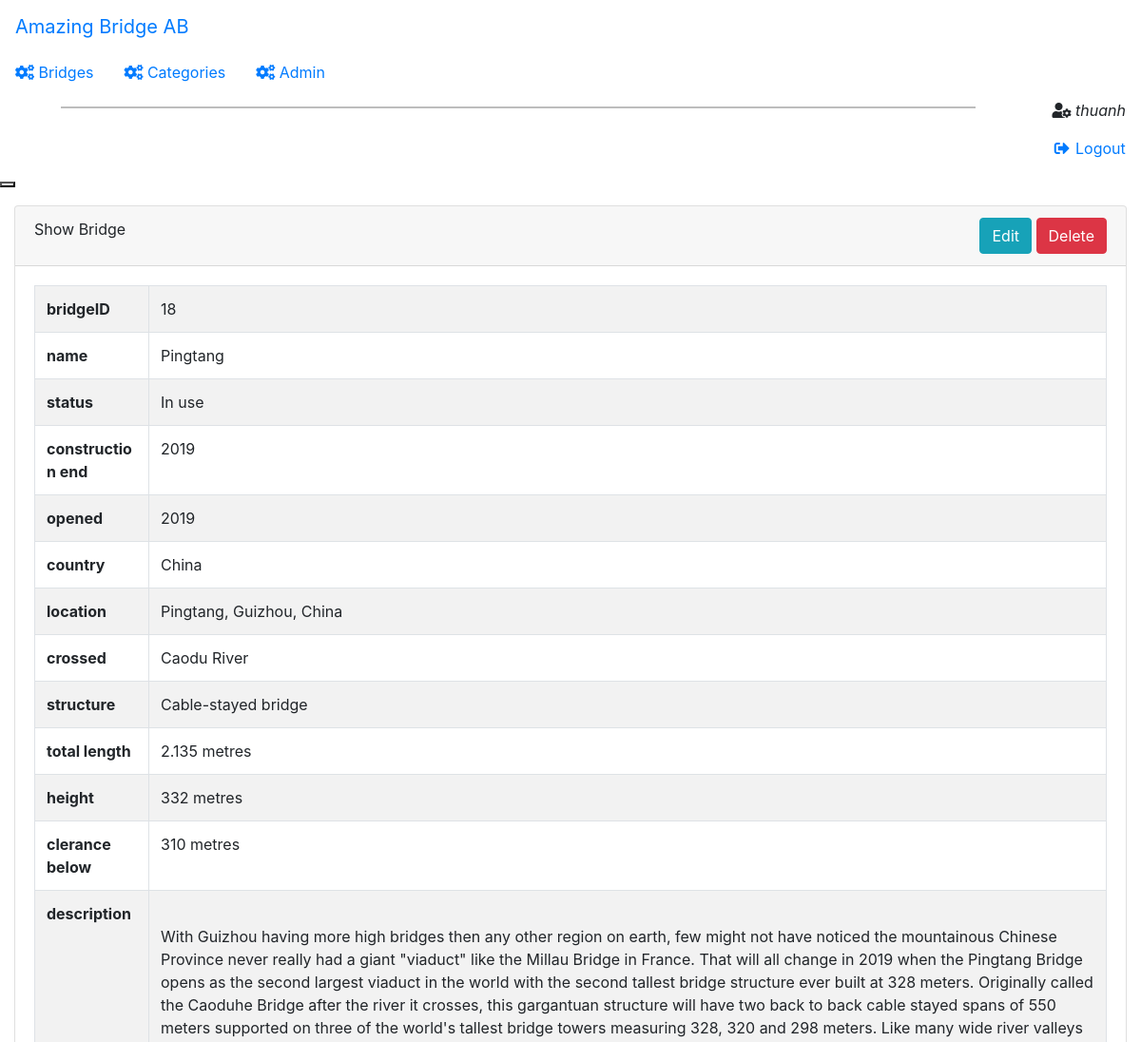
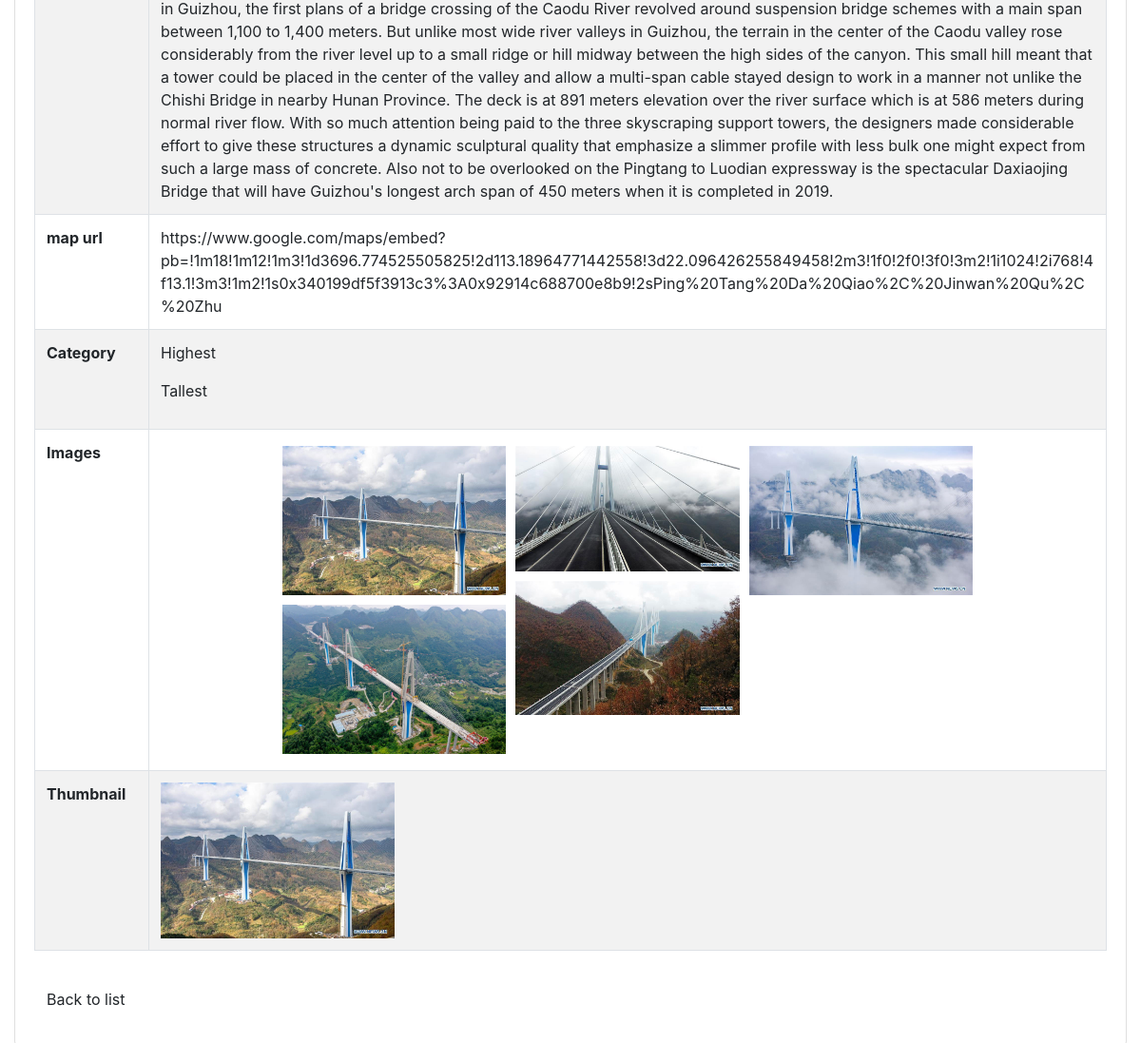
Screenshot of /SourceCode/admin/view.php?id=18 (signed in) with the database file from the repository (2 pictures, top to bottom).
### tables this page shows
CREATE TABLE IF NOT EXISTS `bridges` (
  `bridgeID` int(11) NOT NULL AUTO_INCREMENT,
  `name` varchar(255) NOT NULL,
  `official name` varchar(255) DEFAULT NULL,
  `other name(s)` varchar(255) DEFAULT NULL,
  `status` varchar(50) DEFAULT NULL,
  `construction begin` varchar(10) DEFAULT NULL,
  `construction end` varchar(10) DEFAULT NULL,
  `opened` varchar(10) NOT NULL DEFAULT '',
  `country` varchar(255) NOT NULL,
  `location` varchar(255) NOT NULL,
  `crossed` varchar(255) DEFAULT NULL,
  `structure` varchar(255) DEFAULT NULL,
  `material` varchar(255) DEFAULT NULL,
  `total length` float NOT NULL DEFAULT 0,
  `height` float DEFAULT NULL,
  `clerance below` float DEFAULT NULL,
  `width` float DEFAULT NULL,
  `span` float DEFAULT NULL,
  `designer` varchar(255) DEFAULT NULL,
  `maintained by` varchar(255) DEFAULT NULL,
  `heritage status` varchar(255) DEFAULT NULL,
  `description` text NOT NULL,
  `map url` varchar(255) NOT NULL,
  PRIMARY KEY (`bridgeID`),
  UNIQUE KEY `bridgeName` (`name`) USING BTREE
);

CREATE TABLE IF NOT EXISTS `categories` (
  `categoryID` int(11) NOT NULL AUTO_INCREMENT,
  `categoryName` varchar(255) NOT NULL,
  PRIMARY KEY (`categoryID`)
);

CREATE TABLE IF NOT EXISTS `images` (
  `imageID` int(11) NOT NULL AUTO_INCREMENT,
  `link` varchar(255) NOT NULL,
  `bridgeID` int(11) NOT NULL,
  PRIMARY KEY (`imageID`),
  UNIQUE KEY `link` (`link`),
  KEY `bridgeID` (`bridgeID`),
  CONSTRAINT `images_ibfk_1` FOREIGN KEY (`bridgeID`) REFERENCES `bridges` (`bridgeID`) ON DELETE CASCADE ON UPDATE CASCADE
);

### SourceCode/lib/database.php (called while the page is built, shortened)
<?php
function db_connect()
{
    $connection = mysqli_connect(DB_SERVER, DB_USER, DB_PASS, DB_NAME);
    return $connection;
}
$db = db_connect();
function confirm_query_result($result)
{
    global $db;
    if ($result) {
        return $result;
    } else {
        echo mysqli_error($db);
        db_disconnect($db);
        exit;
    }
}
function find_bridge_by_id($id)
{
    global $db;
    $id = mysqli_real_escape_string($db, $id);
    $sql = "SELECT * FROM `bridges` where bridgeID = '$id'";
    $result = mysqli_query($db, $sql);
    $bridge = mysqli_fetch_assoc($result);
    return $bridge;
}
function get_images_by_bridgeID($id)
{
    global $db;
    $id = mysqli_real_escape_string($db, $id);
    $sql = "SELECT * FROM Images WHERE bridgeID = '$id'";
    $result = mysqli_query($db, $sql);
    return confirm_query_result($result);
}
function get_categories_by_bridgeID($id)
{
    global $db;
    $id = mysqli_real_escape_string($db, $id);
    $sql = "SELECT * FROM Categories WHERE categoryID in ";
    $sql .= "(SELECT categoryID FROM Bridge_Category WHERE bridgeID = '$id')";
    $result = mysqli_query($db, $sql);
    return confirm_query_result($result);
}
function get_thumbnail($id)
{
    global $db;
    $id = mysqli_real_escape_string($db, $id);
    $sql = "SELECT * FROM `Images` WHERE imageID = ";
    $sql .= "(SELECT imageID FROM thumbnails WHERE bridgeID = '$id')";
    $result = mysqli_query($db, $sql);
    $thumbnail = mysqli_fetch_assoc($result);
    return $thumbnail;
}

### SourceCode/admin/view.php (the view, shortened to what this page needs)
<?php
require_once('../lib/database.php');
if (!isset($_GET['id'])) {
    redirect_to('index.php');
} else {
    $id = $_GET['id'];
    $bridge = find_bridge_by_id($id);
}
?>
<!DOCTYPE html>
<html>
<head>
    <link href="https://use.fontawesome.com/releases/v5.2.0/css/all.css" rel="stylesheet" />
    <link href="https://unpkg.com/@coreui/coreui@2.1.16/dist/css/coreui.min.css" rel="stylesheet" />
    <link href="http://demo-classifieds-directory.quickadminpanel.com/css/custom.css" rel="stylesheet" />
    <link rel="stylesheet" href="https://maxcdn.bootstrapcdn.com/bootstrap/4.5.0/css/bootstrap.min.css">
</head>
<body class="app header-fixed sidebar-fixed aside-menu-fixed pace-done sidebar-lg-show">
    <?php include('header.php') ?>
    <div class="app-body">
        <?php include('sidebar.php') ?>
        <main class="main">
            <div class="container-fluid pt-3">
                <div class="card">
                    <div class="card-header">
                        Show Bridge
                        <div>
                            <a href="editBridge.php?id=<?php echo $id ?>" class="btn btn-info pulled-right">Edit</a>
                            <button class="btn btn-danger" data-id="<?php echo $bridge['bridgeID'] ?>" data-toggle="modal" data-target="#deleteBridge" data-keyboard="true">Delete</button>
                        </div>
                    </div>
                    <div class="card-body">
                        <div class="mb-2">
                            <table class="table table-bordered table-striped">
                                <tbody>
                                    <?php foreach ($bridge as $key => $value) :
                                        if (!empty($value)) : ?>
                                            <tr>
                                                <th><?php echo $key ?></th>
                                                <td <?php echo ($key == 'description') ? 'style="white-space: pre-line"' : '' ?>>
                                                    <?php echo $value;
                                                    if ($key == 'total length' || $key == 'height' || $key == 'clerance below' || $key == 'width' || $key == 'span') {
                                                        echo ' metres';
                                                    } ?>
                                                </td>
                                            </tr>
                                    <?php endif;
                                    endforeach ?>
                                    <tr>
                                        <th>Category</th>
                                        <td>
                                            <?php
                                            $category_set = get_categories_by_bridgeID($bridge['bridgeID']);
                                            while ($category = mysqli_fetch_assoc($category_set)) {
                                                echo '<p>' . $category['categoryName'] . '</p>';
                                            };
                                            ?>
                                        </td>
                                    </tr>
                                    <tr>
                                        <th>Images</th>
                                        <td>
                                            <div class="d-flex flex-row flex-wrap justify-content-center" id="photo-grid">
                                                <?php
                                                $image_set = isset($bridge['bridgeID']) ? get_images_by_bridgeID($bridge['bridgeID']) : get_images_by_bridgeID($_POST['id']);
                                                $images_each_column_count = ceil(mysqli_num_rows($image_set) / 4);
                                                for ($i = 0; $i < 4; $i++) :
                                                ?>
                                                    <div class="d-flex flex-column">
                                                        <?php
                                                        for ($j = 0; $j < $images_each_column_count; $j++) :
                                                            if ($image = mysqli_fetch_assoc($image_set)) : ?>
                                                                <div class="box">
                                                                    <img src="<?php echo $image['link'] ?>" class="img-fluid" data-toggle="modal" data-target="#imageModal" data-keyboard="true">
                                                                </div>
                                                        <?php
                                                            endif;
                                                        endfor; ?>
                                                    </div>
                                                <?php endfor;
                                                ?>
                                            </div>
                                        </td>
                                    </tr>
                                    <tr>
                                        <th>Thumbnail</th>
                                        <td>
                                            <?php
                                            $thumbnail = get_thumbnail($bridge['bridgeID']);
                                            ?>
                                            <img style="max-width: 25%;" src="<?php echo $thumbnail['link'] ?>" alt="">
                                        </td>
                                    </tr>
                                </tbody>
                            </table>
                            <a class="btn btn-default mt-3" href="index.php">
                                Back to list
                            </a>
                        </div>
                    </div>
                </div>
            </div>
        </main>
    </div>
</body>
</html>

### SourceCode/admin/view.php (style rules this page uses)
.card-header { display: flex; justify-content: space-between; }
table { table-layout: fixed; width: 100%; }
th { width: 120px; }
.flex-column { max-width: 25%; }
#photo-grid img { cursor: pointer; }
.box { margin: 5px; position: relative; }

### rows the page displays
bridges: bridgeID "18", name "Pingtang", status "In use", construction end "2019", opened "2019", country "China", location "Pingtang, Guizhou, China", crossed "Caodu River", structure "Cable-stayed bridge", total length "2.135", height "332", clerance below "310", description "With Guizhou having more high bridges then any other region on earth, few might not have noticed the mountainous Chinese Province never really had a giant \"viaduct\" like the Millau Bridge in France. That will all change in 2019 when the Pingtang Bridge opens as the second largest viaduct in the world with the second tallest bridge structure ever built at 328 meters. Originally called the Caoduhe Bridge after the river it crosses, this gargantuan structure will have two back to back cable stayed spans of 550 meters supported on three of the world's tallest bridge towers measuring 328, 320 and 298 meters. Like many wide river valleys in Guizhou, the first plans of a bridge crossing of the…", map url "https://www.google.com/maps/embed?pb=!1m18!1m12!1m3!1d3696.774525505825!2d113.18964771442558!3d22.096426255849458!2m3!1f0!2f0!3f0!3m2!1i1024!2i768!4f13.1!3m3!1m2!1s0x340199df5f3913c3%3A0x92914c688700e8b9!2sPing%20Tang%20Da%20Qiao%2C%20Jinwan%20Qu%2C%20Zhu"
categories: categoryName "Highest"
categories: categoryName "Tallest"
images: link (picture)
images: link (picture)
images: link (picture)
images: link (picture)
images: link (picture)

### other values shown
$_SESSION['user'] "thuanh"
$key "bridgeID"
$key "name"
$key "status"
$key "construction end"
$key "opened"
$key "country"
$key "location"
$key "crossed"
$key "structure"
$key "total length"
$key "height"
$key "clerance below"
$key "description"
$key "map url"
